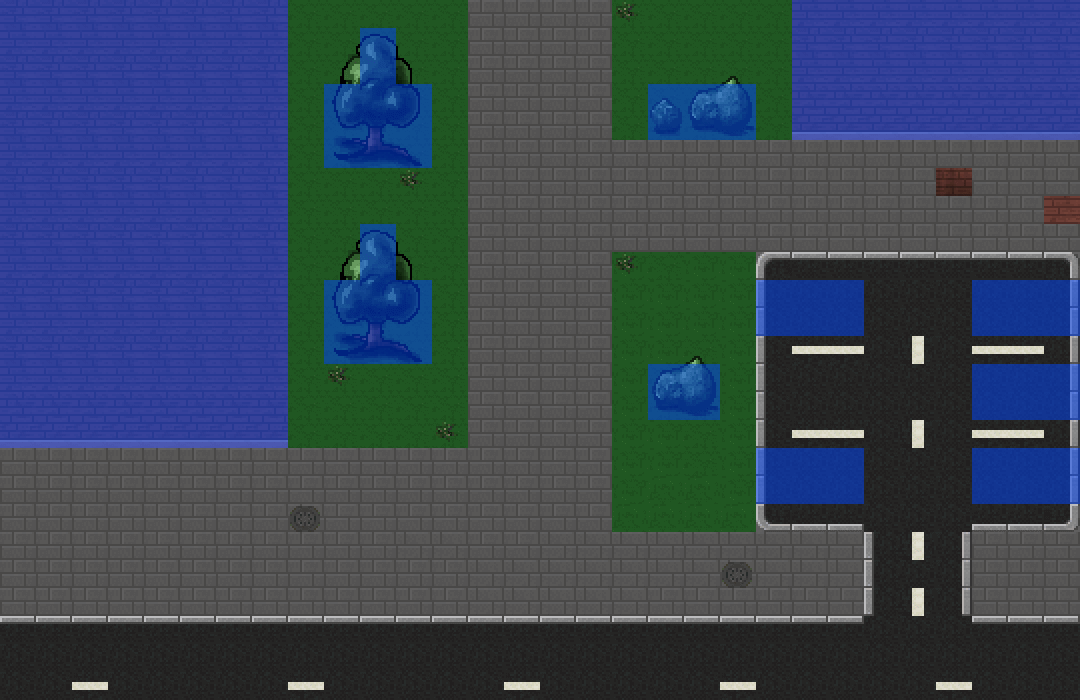

A 2D game scene composited from a Tiled map and its tileset images. What follows is a short description and the map's XML, with each tile layer's data collapsed to a summary:
An orthogonal 30x25 tile map with 36x28 px tiles, 3 tile layers (map, objects, walkable), 4 tilesets and 1 object.

<map version="1.0" orientation="orthogonal" renderorder="right-down" width="30" height="25" tilewidth="36" tileheight="28" nextobjectid="1">
 <tileset firstgid="1" name="sprite_sheet_props" tilewidth="36" tileheight="28" tilecount="2500">
  <image source="../img/sprite_sheet_props.png" width="1800" height="1400" />
  <tile id="0">
   <objectgroup draworder="index" />
  </tile>
 </tileset>
 <tileset firstgid="2501" name="sprite_sheet_props_main" tilewidth="36" tileheight="28" tilecount="2500">
  <image source="../img/sprite_sheet_props_main.png" width="1800" height="1400" />
 </tileset>
 <tileset firstgid="5001" name="sprite_sheet_props_main" tilewidth="36" tileheight="28" tilecount="2500">
  <image source="../img/sprite_sheet_props_main.png" width="1800" height="1400" />
 </tileset>
 <tileset firstgid="7501" name="sprite_sheet_props_main" tilewidth="36" tileheight="28" tilecount="2500">
  <image source="../img/sprite_sheet_props_main.png" width="1800" height="1400" />
  <tile id="0">
   <objectgroup draworder="index">
    <object id="0" x="0" y="0" width="35.8182" height="27.7273" />
   </objectgroup>
  </tile>
 </tileset>
 <layer name="map" width="30" height="25">
  <data>[750 cells, 750 non-empty, 22 distinct tile ids]</data>
 </layer>
 <layer name="objects" width="30" height="25">
  <data>[750 cells, 63 non-empty, 26 distinct tile ids]</data>
 </layer>
 <layer name="walkable" width="30" height="25">
  <data>[750 cells, 315 non-empty, 5 distinct tile ids]</data>
 </layer>
</map>
